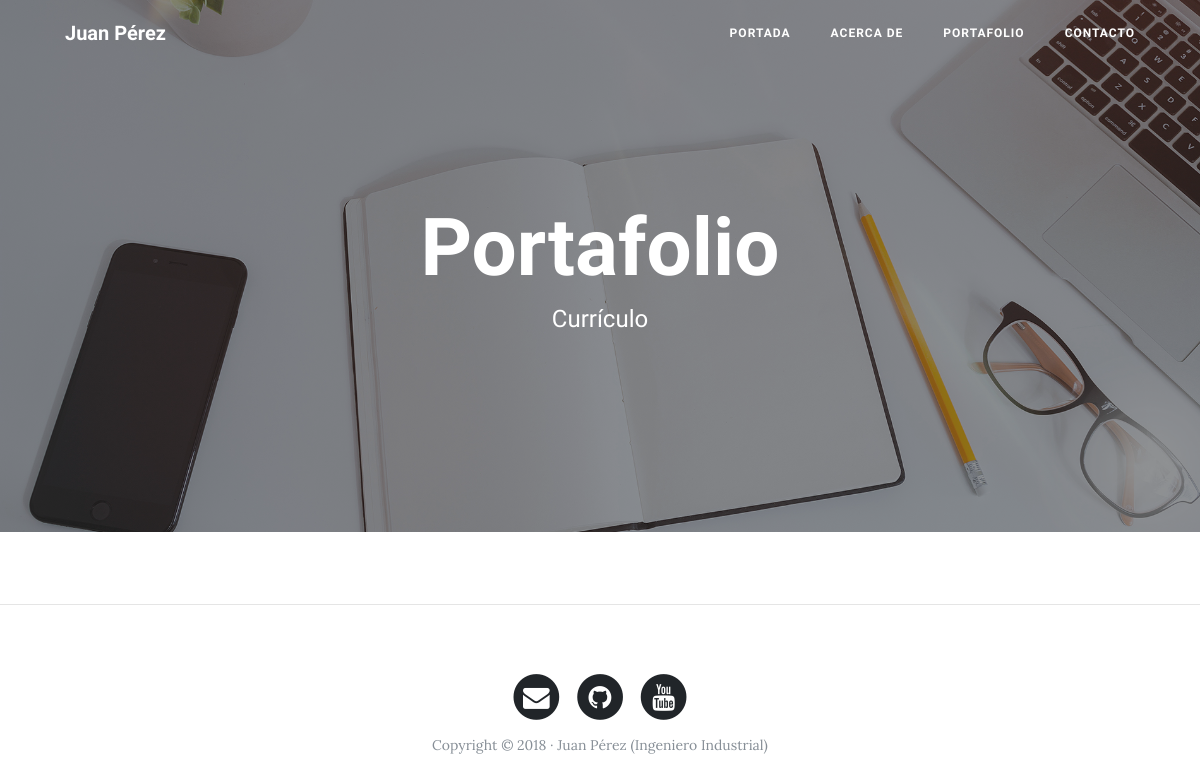
Page /portfolio/ on the earlier database version.
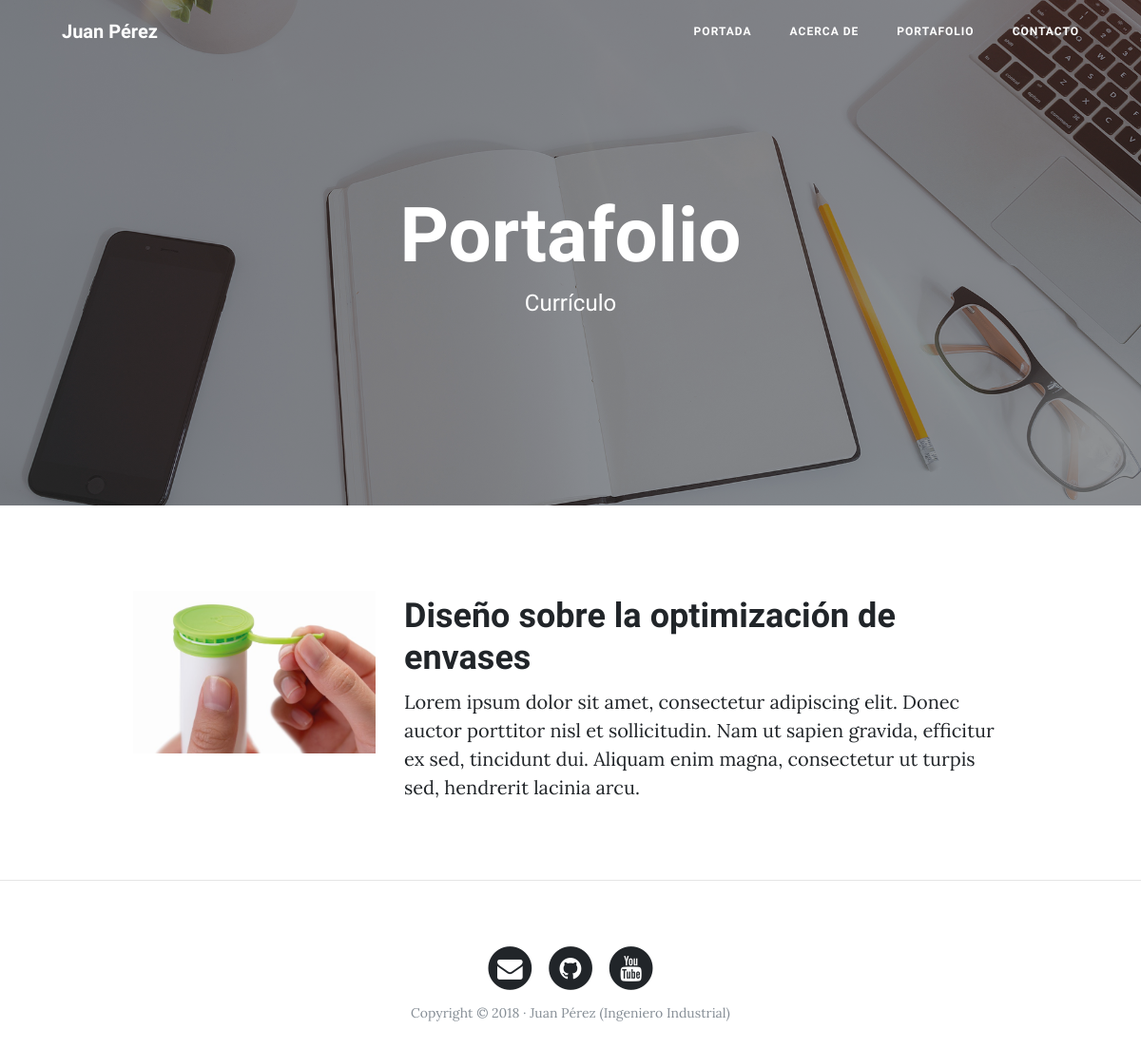
Same page on the later database version.
### portfolio/models.py (models this page shows, shortened)
class Project(models.Model):
    title = models.CharField(max_length=200, verbose_name='Titulo')
    description = models.TextField(verbose_name='Descripcion')
    image = models.ImageField( verbose_name='Imagen', upload_to='projects')
    link = models.URLField(verbose_name='Direccion Web', null=True, blank=True)
    created = models.DateTimeField(auto_now_add=True, verbose_name='Fecha de creacion')
    updated = models.DateTimeField(auto_now=True, verbose_name='Fecha de edicion')
    class Meta:
        verbose_name='proyecto'
        verbose_name_plural='proyectos'
        ordering = ["-created"]

### portfolio/views.py (the view)
# urls.py: path('portfolio/', portfolio_views.portfolio, name="portfolio"),
def portfolio(request):
    projects = Project.objects.all()
    return render(request, "portfolio/portfolio.html", {'projects':projects})

### portfolio/templates/portfolio/portfolio.html (shortened to what this page needs)
{% extends "core/base.html" %}
{% block background %}{% load static %}{% static 'core/img/portfolio-bg.jpg' %}{% endblock %}
{% block headers %}
<h1>Portafolio</h1>
<span class="subheading">Currículo</span>
{% endblock %}
{% block content %}
  {% for project in projects %}
    <div class="row project">
      <div class="col-lg-3 col-md-4 offset-lg-1">
        <img class="img-fluid" src="{{project.image.url}}" alt="">
      </div>
      <div class="col-lg-7 col-md-8">
        <h2 class="section-heading title">{{project.title}}</h2>
        <p>{{project.description}}</p>
      </div>
    </div>
  {% endfor %}
{% endblock %}

Differences in the rows shown:
added Project: image (picture), title "Diseño sobre la optimización de envases", description "Lorem ipsum dolor sit amet, consectetur adipiscing elit. Donec auctor porttitor nisl et sollicitudin. Nam ut sapien gravida, efficitur ex sed, tincidunt dui. Aliquam enim magna, consectetur ut turpis sed, hendrerit lacinia arcu."
